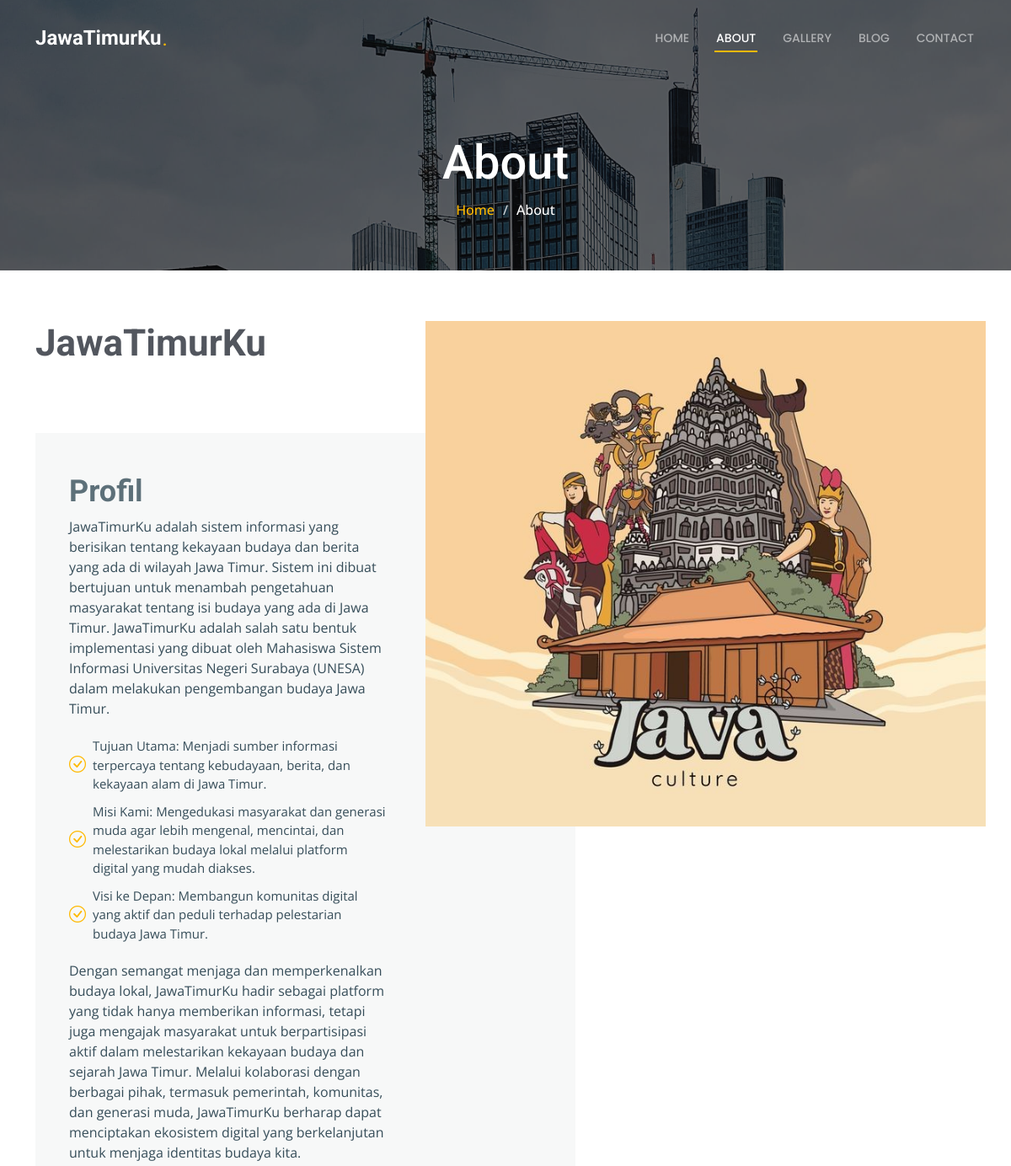
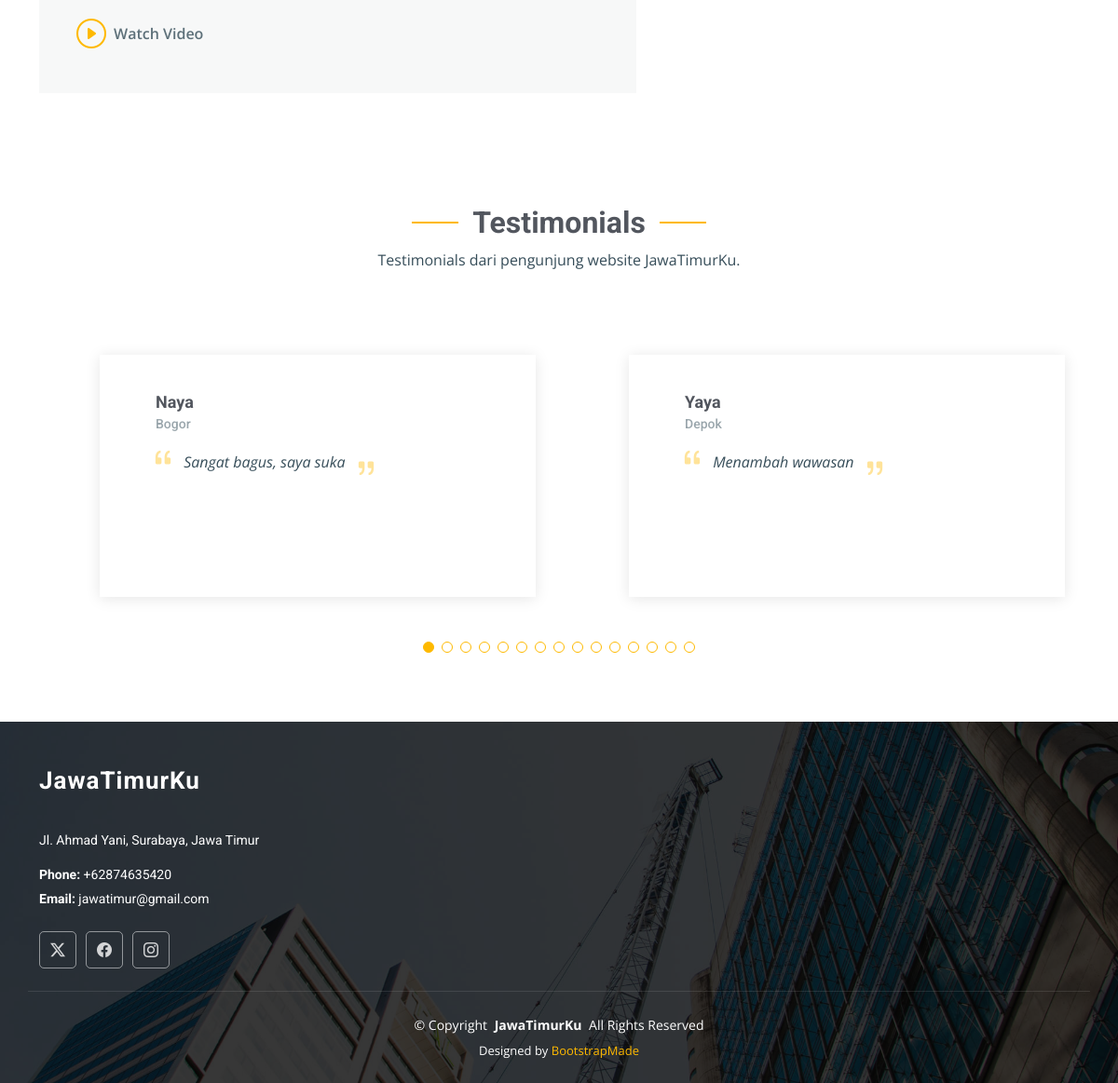
Page /about.php on the committed database (2 pictures, top to bottom).
### tables this page shows
CREATE TABLE `tabout_us` (
  `id_about` int(3) NOT NULL,
  `judul_about` text NOT NULL,
  `paragraf_pertama` text NOT NULL,
  `poin_1` text NOT NULL,
  `poin_2` text NOT NULL,
  `poin_3` text NOT NULL,
  `paragraf_terakhir` text NOT NULL,
  `website_url` varchar(255) NOT NULL,
  `gambar_about` varchar(255) NOT NULL
);

CREATE TABLE `ttamu` (
  `id` int(3) NOT NULL,
  `tanggal` date NOT NULL,
  `nama` varchar(100) NOT NULL,
  `alamat` varchar(100) NOT NULL,
  `ulasan` varchar(100) NOT NULL,
  `nope` varchar(20) NOT NULL
);

CREATE TABLE `tkontak` (
  `id_kontak` int(3) NOT NULL,
  `address` varchar(128) NOT NULL,
  `call_us` varchar(20) NOT NULL,
  `email_us` varchar(128) NOT NULL,
  `maps` varchar(500) NOT NULL,
  `twitter` varchar(255) NOT NULL,
  `facebook` varchar(255) NOT NULL,
  `instagram` varchar(255) NOT NULL
);

### about.php (the view, shortened to what this page needs)
<?php include "header.php"; ?>
<?php
include('Dashboard//koneksi.php');
$query_tamu = "SELECT nama, alamat, ulasan
          FROM ttamu
          ORDER BY tanggal DESC LIMIT 15";
$result_tamu = $koneksi->query($query_tamu);
?>
<?php
  $result = mysqli_query($koneksi, "SELECT * FROM tabout_us LIMIT 1");
  $data = mysqli_fetch_array($result);
?>
<nav id="navmenu" class="navmenu">
          <ul>
            <li><a href="index.php">Home</a></li>
            <li><a href="about.php"class="active">About</a></li>
            <li><a href="projects.php">Gallery</a></li>
            <li><a href="blog.php">Blog</a></li>
            <li><a href="contact.php">Contact</a></li>
          </ul>
        </nav>
      </div>
    </header>
    <main class="main">
      <div
        class="page-title dark-background"
        style="background-image: url(assets/img/page-title-bg.jpg)"
      >
        <div class="container position-relative">
          <h1>About</h1>
          <nav class="breadcrumbs">
            <ol>
              <li><a href="index.php">Home</a></li>
              <li class="current">About</li>
            </ol>
          </nav>
        </div>
      </div>
      <section id="about" class="about section">
        <div class="container">
          <div class="row position-relative">
            <div
              class="col-lg-7 about-img"
              data-aos="zoom-out"
              data-aos-delay="200"
            >
              <img src="Dashboard/<?= $data['gambar_about']; ?>" />
            </div>
            <div class="col-lg-7" data-aos="fade-up" data-aos-delay="100">
              <h2 class="inner-title">JawaTimurKu</h2>
              <div class="our-story">
                <h3><?= $data['judul_about']; ?>
                </h3>
                <p>
                <?= $data['paragraf_pertama']; ?>
                </p>
                <ul>
                  <li>
                    <i class="bi bi-check-circle"></i>
                    <span
                      ><?= $data['poin_1']; ?>
                      </span
                    >
                  </li>
                  <li>
                    <i class="bi bi-check-circle"></i>
                    <span
                      ><?= $data['poin_2']; ?></span
                    >
                  </li>
                  <li>
                    <i class="bi bi-check-circle"></i>
                    <span
                      ><?= $data['poin_3']; ?></span
                    >
                  </li>
                </ul>
                <p>
                <?= $data['paragraf_terakhir']; ?>
                </p>
                <div
                  class="watch-video d-flex align-items-center position-relative"
                >
                  <i class="bi bi-play-circle"></i>
                  <a
                    href="<?= $data['website_url']; ?>"
                    class="glightbox stretched-link"
                    >Watch Video</a
                  >
                </div>
              </div>
            </div>
          </div>
        </div>
      </section>
      <section id="testimonials" class="testimonials section">
        <div class="container section-title" data-aos="fade-up">
          <h2>Testimonials</h2>
          <p>
            Testimonials dari pengunjung website JawaTimurKu.
          </p>
        </div>
        <div class="container" data-aos="fade-up" data-aos-delay="100">
          <div class="swiper init-swiper">
            <div class="swiper-wrapper">
            <?php while ($row = $result_tamu->fetch_assoc()): ?>
              <div class="swiper-slide">
                <div class="testimonial-wrap">
                  <div class="testimonial-item">
                    <h3><?= $row['nama']; ?></h3>
                    <h4><?= $row['alamat']; ?></h4>
                    <p>
                      <i class="bi bi-quote quote-icon-left"></i>
                      <span
                        ><?= $row['ulasan']; ?></span
                      >
                      <i class="bi bi-quote quote-icon-right"></i>
                    </p>
                  </div>
                </div>
              </div>
              <?php endwhile; ?>
            </div>
            <div class="swiper-pagination"></div>
          </div>
        </div>
      </section>
    </main>
<?php include "footer.php"; ?>

### footer.php (shortened to what this page needs)
<?php
  $result_kontak = mysqli_query($koneksi, "SELECT * FROM tkontak LIMIT 1");
  $data = mysqli_fetch_array($result_kontak);
?>
<footer id="footer" class="footer dark-background">
      <div class="container footer-top">
        <div class="row gy-4">
          <div class="col-lg-4 col-md-6 footer-about">
            <a href="index.php" class="logo d-flex align-items-center">
              <span class="sitename">JawaTimurKu</span>
            </a>
            <div class="footer-contact pt-3">
              <p><?= $data['address']; ?></p>
              <p class="mt-3">
                <strong>Phone:</strong> <span><?= $data['call_us']; ?></span>
              </p>
              <p><strong>Email:</strong> <span><?= $data['email_us']; ?></span></p>
            </div>
            <div class="social-links d-flex mt-4">
              <a href="<?= $data['twitter']; ?>"><i class="bi bi-twitter-x"></i></a>
              <a href="<?= $data['facebook']; ?>"><i class="bi bi-facebook"></i></a>
              <a href="<?= $data['instagram']; ?>"><i class="bi bi-instagram"></i></a>
            </div>
          </div>
      <div class="container copyright text-center mt-4">
        <p>
          © <span>Copyright</span>
          <strong class="px-1 sitename">JawaTimurKu</strong>
          <span>All Rights Reserved</span>
        </p>
        <div class="credits">
          Designed by <a href="https://bootstrapmade.com/">BootstrapMade</a>
        </div>
      </div>
    </footer>
  </body>
</html>

### rows in the picture
tabout_us: gambar_about (picture), judul_about "Profil", paragraf_pertama "JawaTimurKu adalah sistem informasi yang berisikan tentang kekayaan budaya dan berita yang ada di wilayah Jawa Timur. Sistem ini dibuat bertujuan untuk menambah pengetahuan masyarakat tentang isi budaya yang ada di Jawa Timur. JawaTimurKu adalah salah satu bentuk implementasi yang dibuat oleh Mahasiswa Sistem Informasi Universitas Negeri Surabaya (UNESA) dalam melakukan pengembangan budaya Jawa Timur.", poin_1 "Tujuan Utama: Menjadi sumber informasi terpercaya tentang kebudayaan, berita, dan kekayaan alam di Jawa Timur.", poin_2 "Misi Kami: Mengedukasi masyarakat dan generasi muda agar lebih mengenal, mencintai, dan melestarikan budaya lokal melalui platform digital yang mudah diakses.", poin_3 "Visi ke Depan: Membangun komunitas digital yang aktif dan peduli terhadap pelestarian budaya Jawa Timur.", paragraf_terakhir "Dengan semangat menjaga dan memperkenalkan budaya lokal, JawaTimurKu hadir sebagai platform yang tidak hanya memberikan informasi, tetapi juga mengajak masyarakat untuk berpartisipasi aktif dalam melestarikan kekayaan budaya dan sejarah Jawa Timur. Melalui kolaborasi dengan berbagai pihak, termasuk pemerintah, komunitas, dan generasi muda, JawaTimurKu berharap dapat menciptakan ekosistem digital yang berkelanjutan untuk menjaga identitas budaya kita."
ttamu: nama "Naya", alamat "Bogor", ulasan "Sangat bagus, saya suka"
ttamu: nama "Yaya", alamat "Depok", ulasan "Menambah wawasan"
tkontak: address "Jl. Ahmad Yani, Surabaya, Jawa Timur", call_us "+62874635420", email_us "jawatimur@gmail.com"
